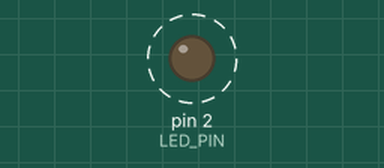
Simulated run of this sketch. Board: Arduino Uno, built with avr-gcc and run on an emulated ATmega328P. Shown: output pins drawn as LEDs (lit = HIGH). Dashed ring = blinking. What the sketch prints to the serial monitor is not drawn.

Above: at 0.2 s.
Timing chart, 0 to 3.0 s (numbered marks = the images above):
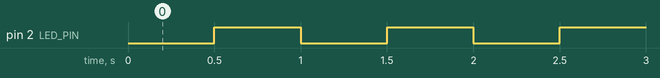

Measured:
- by itself, pin 2 (LED_PIN): alternates HIGH for 0.50 s and LOW for 0.50 s

The sketch:

Teste-ESP8266.ino
```cpp
const int LED_PIN = 2;

void setup() {
  Serial.begin(115200);
  pinMode(LED_PIN, OUTPUT);
}

void loop() {
  digitalWrite(LED_PIN, LOW);
  delay(500);
  digitalWrite(LED_PIN, HIGH);
  delay(500);
  Serial.println("Olá mundo!");
}
```
